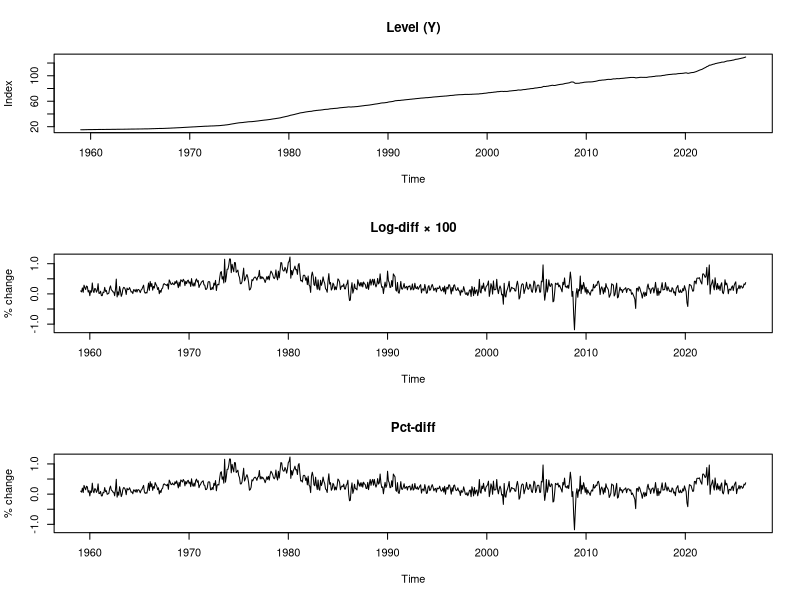
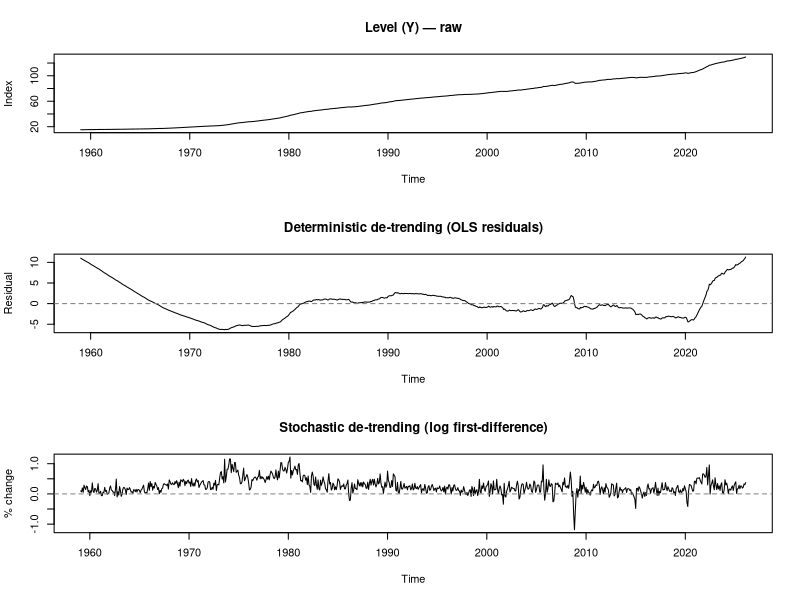

Here is the R script that generated these plots, in order:
# 0. Libraries ----
library(tidyverse)
library(zoo)
library(tseries)
library(forecast)

# 1. Load ----
raw <- read_csv("PCEPI.csv") |>
  rename(date = observation_date, Y = PCEPI) |>
  mutate(date = as.Date(date))

glimpse(raw)        # 806 rows, 2 cols
range(raw$date)     # 1959-01-01 to 2026-02-01

# 2. Time series object ----
Y <- ts(raw$Y,
        start     = c(1959, 1),
        frequency = 12)

# 3. Transformations ----

## 3a. Tidy dataframe with log-diff and pct-diff
df <- tibble(
  date = raw$date,
  Y    = as.numeric(Y)
) |>
  mutate(
    y_logdiff = (log(Y) - log(lag(Y))) * 100,  # log-difference × 100
    y_pctdiff = (Y / lag(Y) - 1) * 100         # simple % change
  )

## 3b. ts versions for time series functions
y_logdiff <- diff(log(Y)) * 100
y_pctdiff <- (diff(Y) / stats::lag(Y, -1)) * 100

# 4. De-trending ----

## 4a. Deterministic: OLS on time index
t <- 1:length(Y)
trend_model    <- lm(Y ~ t)
Y_det_detrend  <- ts(residuals(trend_model),
                     start     = c(1959, 1),
                     frequency = 12)

## 4b. Stochastic: first difference (already in y_logdiff)
# y_logdiff IS the stochastic de-trending of log(Y)

# 5. Plots ----

## 5a. Level + transformations
par(mfrow = c(3, 1))
plot(Y,
     main = "Level (Y)", ylab = "Index")
plot(ts(df$y_logdiff[-1], start = c(1959, 2), frequency = 12),
     main = "Log-diff × 100", ylab = "% change")
plot(ts(df$y_pctdiff[-1], start = c(1959, 2), frequency = 12),
     main = "Pct-diff", ylab = "% change")

## 5b. De-trending comparison
par(mfrow = c(3, 1))
plot(Y,
     main = "Level (Y) — raw", ylab = "Index")
plot(Y_det_detrend,
     main = "Deterministic de-trending (OLS residuals)", ylab = "Residual")
abline(h = 0, col = "grey50", lty = 2)
plot(y_logdiff,
     main = "Stochastic de-trending (log first-difference)", ylab = "% change")
abline(h = 0, col = "grey50", lty = 2)
